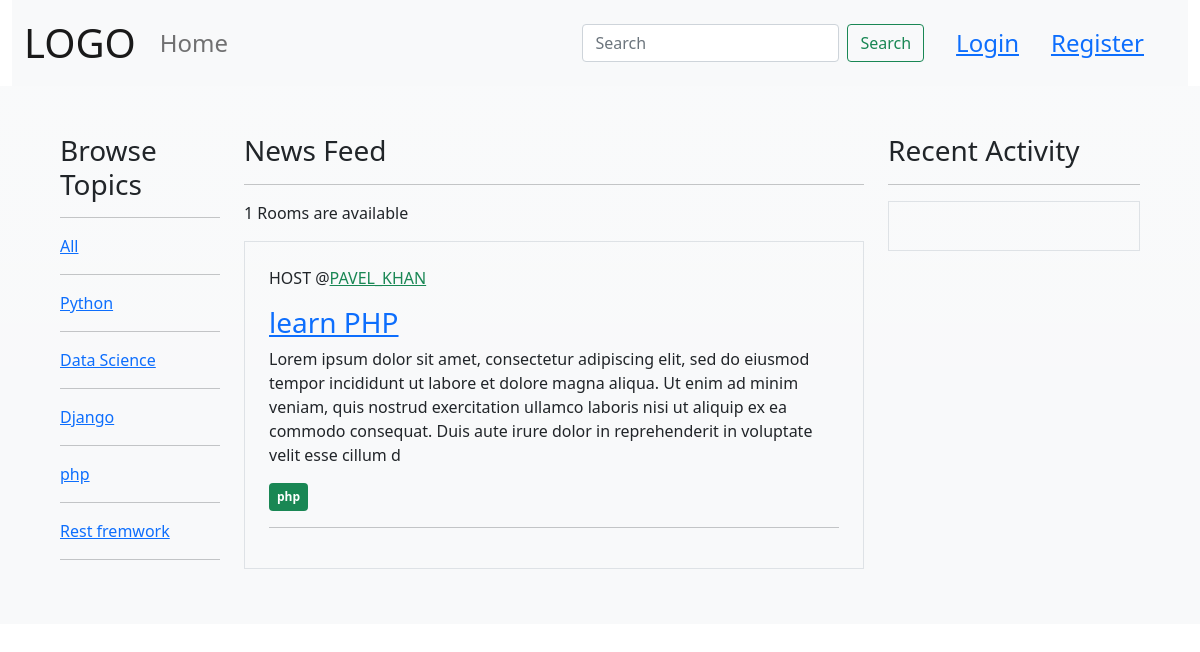
/?q=php, run on the app's committed database.
### base/models.py (models this page shows, shortened)
class TopicModel(models.Model):
  name = models.CharField(max_length=200)

class RoomModel(models.Model):
  host = models.ForeignKey(CustomUser, on_delete=models.SET_NULL, null=True)
  topic = models.ForeignKey('TopicModel', on_delete=models.SET_NULL, null=True)
  name = models.CharField(max_length=200)
  description = models.TextField(null=True, blank=True)
  participants = models.ManyToManyField(CustomUser, related_name='participants', blank=True)
  updated = models.DateTimeField(auto_now=True)
  created = models.DateTimeField(auto_now_add=True)
  class Meta:
    ordering = ['-updated','-created']

class CustomUser(AbstractUser):
  name = models.CharField(max_length=200, null= True)
  email = models.EmailField(unique = True)
  bio = models.TextField()
  USERNAME_FIELD = 'email'
  REQUIRED_FIELDS = []
  objects = CustomUserManager()

### base/views.py (the view)
# urls.py: path('', views.home, name='home'),
def home(request):
  if request.GET.get('q') != None :
    q = request.GET.get('q')
    rooms = RoomModel.objects.filter(
      Q(topic__name__icontains=q)|
      Q(host__username__icontains=q)|
      Q(description__icontains=q)|
      Q(name__icontains=q)
    )
    room_massage = MassageModel.objects.filter(Q(room__topic__name__icontains=q)).order_by('-created')
  else:
    room_massage = MassageModel.objects.all().order_by('-created')
    rooms = RoomModel.objects.all()
  topics = TopicModel.objects.all()
  rooms_count = rooms.count()
  context = {'rooms': rooms, 'topics': topics, 'rooms_count':rooms_count, 'room_massage': room_massage}
  return render(request, "home.html", context)

### base/templates/home.html
{% extends 'main.html' %} {% block content %}
<div class='row mx-5 py-5'>
  <div class='col-2'>
    {% include 'topic_component.html' %}
  </div>
  <div class='col-7'>
    <h3>News Feed</h3>
    <hr>
    {% include 'feed_component.html' %}
  </div>
  <div class='col-3'>
    {% include 'recent_activity_component.html' %}
  </div>
</div>
{% endblock content %}

### base/templates/topic_component.html
<h3>Browse Topics</h3>
<hr />
<a href="{% url 'home' %}">All</a>
<hr />
{% for topic in topics %}
<a href="{% url 'home' %}?q={{topic.name}}">{{topic.name}}</a>
<hr />
{% endfor %}

### base/templates/feed_component.html (shortened to what this page needs)
<p>{{rooms_count}} Rooms are available</p>
{% for room in rooms %}
<div class="border p-4">
  <p class="text-uppercase">Host @<a href="{% url 'profile' room.host.id %}" class="link-success link-offset-2 link-underline-opacity-25 link-underline-opacity-100-hover">{{room.host.username}}</a></p>
  <h3><a href="{% url 'room' room.id %}">{{room.name}}</a></h3>
  <p>{{room.description}}</p>
  <span class="badge bg-success p-2">{{room.topic.name}}</span>
  <hr />
</div>
{% endfor %}

### data on the page
TopicModel: name "Python"
TopicModel: name "Data Science"
TopicModel: name "Django"
TopicModel: name "php"
TopicModel: name "Rest fremwork"
RoomModel: host.username "PAVEL_KHAN", name "learn PHP", description "Lorem ipsum dolor sit amet, consectetur adipiscing elit, sed do eiusmod tempor incididunt ut labore et dolore magna aliqua. Ut enim ad minim veniam, quis nostrud exercitation ullamco laboris nisi ut aliquip ex ea commodo consequat. Duis aute irure dolor in reprehenderit in voluptate velit esse cillum d", topic.name "php"

### other printed values
{{ rooms_count }} "1"
